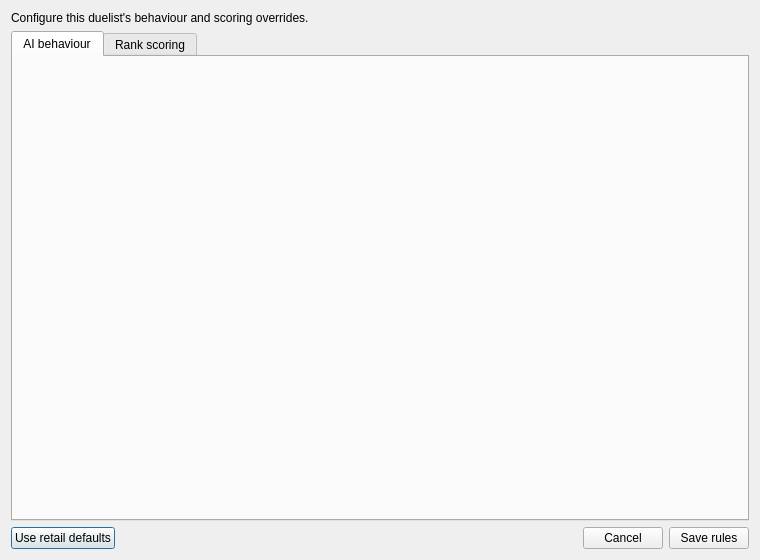
<?xml version="1.0" encoding="UTF-8"?>
<ui version="4.0"><class>DuelistRulesDialog</class><widget class="QDialog" name="DuelistRulesDialog"><property name="windowTitle"><string>AI and rank scoring</string></property><property name="minimumSize"><size><width>760</width><height>560</height></size></property><layout class="QVBoxLayout" name="rulesOuter"><item><widget class="QLabel" name="rulesDescription"><property name="wordWrap"><bool>true</bool></property><property name="text"><string>Configure this duelist's behaviour and scoring overrides.</string></property></widget></item><item><widget class="QTabWidget" name="rulesTabs"><property name="currentIndex"><number>0</number></property><widget class="QWidget" name="rulesAiPage"><attribute name="title"><string>AI behaviour</string></attribute><layout class="QFormLayout" name="rulesAiForm"/></widget><widget class="QWidget" name="rulesRankPage"><attribute name="title"><string>Rank scoring</string></attribute><layout class="QVBoxLayout" name="rulesRankOuter"><property name="leftMargin"><number>0</number></property><property name="topMargin"><number>0</number></property><property name="rightMargin"><number>0</number></property><property name="bottomMargin"><number>0</number></property><item><widget class="QScrollArea" name="rulesRankScroll"><property name="widgetResizable"><bool>true</bool></property><widget class="QWidget" name="rulesRankHost"><property name="geometry"><rect><x>0</x><y>0</y><width>720</width><height>480</height></rect></property><layout class="QVBoxLayout" name="rulesRankLayout"/></widget></widget></item></layout></widget></widget></item><item><layout class="QHBoxLayout" name="rulesFooter"><item><widget class="QPushButton" name="rulesRestoreButton"><property name="text"><string>Use retail defaults</string></property></widget></item><item><spacer name="rulesFooterSpacer"><property name="orientation"><enum>Qt::Orientation::Horizontal</enum></property><property name="sizeHint" stdset="0"><size><width>40</width><height>20</height></size></property></spacer></item><item><widget class="QPushButton" name="rulesCancelButton"><property name="text"><string>Cancel</string></property></widget></item><item><widget class="QPushButton" name="rulesSaveButton"><property name="text"><string>Save rules</string></property></widget></item></layout></item></layout></widget><resources/><connections/></ui>
